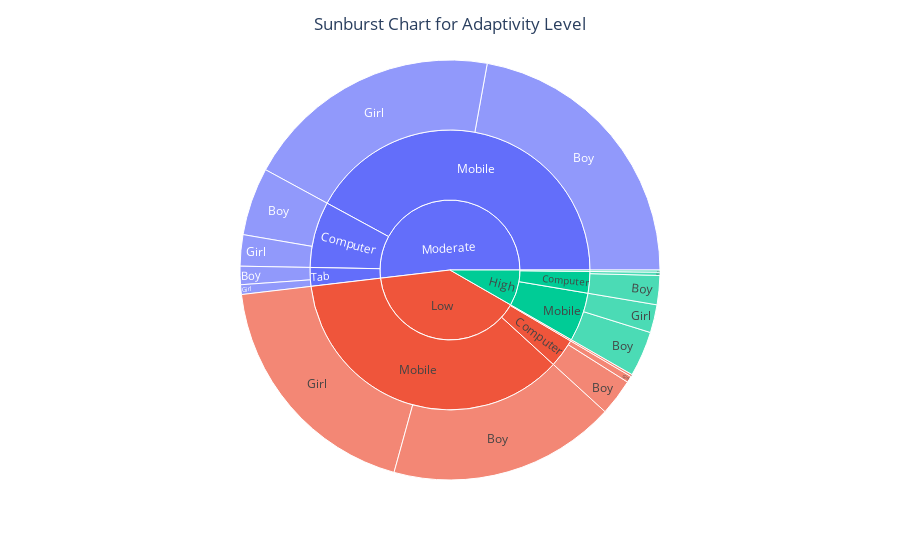

The notebook cell saved with this chart:
### Markdown cell above
**Device with more adaptability to take online education according to gender?**

### Code cell
# Assuming df is your DataFrame
fig = px.sunburst(
    df,
    path=['Adaptivity Level', 'Device', 'Gender'],
    color_discrete_map={'Mid': 'blue', 'Other': 'red'},  # Modify as needed
)

# Set the title
fig.update_layout(title='Sunburst Chart for Adaptivity Level',title_x=0.5)

# Display the chart
fig.show()

### Figure 1 — Plotly figure (JSON) as saved in the notebook; plotly's stock layout.template omitted (floating-point values rounded to 4 significant figures)
{"data": [{"branchvalues": "total", "domain": {"x": [0, 1], "y": [0, 1]}, "hovertemplate": "labels=%{label}<br>count=%{value}<br>parent=%{parent}<br>id=%{id}<extra></extra>", "ids": ["High/Computer/Boy", "Low/Computer/Boy", "Moderate/Computer/Boy", "High/Mobile/Boy", "Low/Mobile/Boy", "Moderate/Mobile/Boy", "High/Tab/Boy", "Moderate/Tab/Boy", "High/Computer/Girl", "Low/Computer/Girl", "Moderate/Computer/Girl", "High/Mobile/Girl", "Low/Mobile/Girl", "Moderate/Mobile/Girl", "Low/Tab/Girl", "Moderate/Tab/Girl", "High/Computer", "Low/Computer", "Moderate/Computer", "High/Mobile", "Low/Mobile", "Moderate/Mobile", "High/Tab", "Low/Tab", "Moderate/Tab", "High", "Low", "Moderate"], "labels": ["Boy", "Boy", "Boy", "Boy", "Boy", "Boy", "Boy", "Boy", "Girl", "Girl", "Girl", "Girl", "Girl", "Girl", "Girl", "Girl", "Computer", "Computer", "Computer", "Mobile", "Mobile", "Mobile", "Tab", "Tab", "Tab", "High", "Low", "Moderate"], "name": "", "parents": ["High/Computer", "Low/Computer", "Moderate/Computer", "High/Mobile", "Low/Mobile", "Moderate/Mobile", "High/Tab", "Moderate/Tab", "High/Computer", "Low/Computer", "Moderate/Computer", "High/Mobile", "Low/Mobile", "Moderate/Mobile", "Low/Tab", "Moderate/Tab", "High", "Low", "Moderate", "High", "Low", "Moderate", "High", "Low", "Moderate", "", "", ""], "type": "sunburst", "values": [27, 34, 63, 42, 211, 267, 2, 17, 3, 6, 29, 26, 227, 240, 2, 9, 30, 40, 92, 68, 438, 507, 2, 2, 26, 100, 480, 625]}], "layout": {"legend": {"tracegroupgap": 0}, "margin": {"t": 60}, "title": {"text": "Sunburst Chart for Adaptivity Level", "x": 0.5}}}
